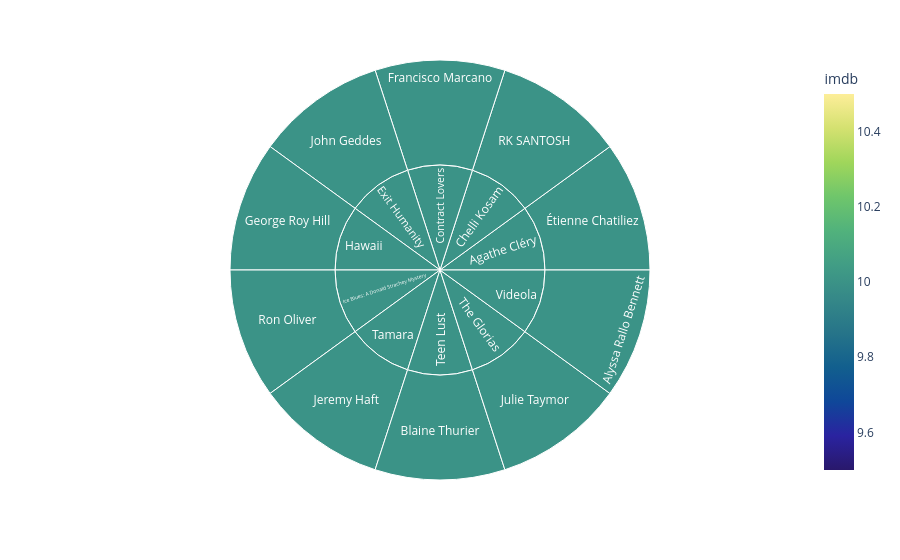

Notebook code for this chart:
### Code cell
sunburst(df_movies,'prime','haline')

### Figure 1 — Plotly figure (JSON) as saved in the notebook; plotly's stock layout.template omitted (floating-point values rounded to 4 significant figures)
{"data": [{"branchvalues": "total", "customdata": [[10], [10], [10], [10], [10], [10], [10], [10], [10], [10], [10], [10], [10], [10], [10], [10], [10], [10], [10], [10]], "domain": {"x": [0, 1], "y": [0, 1]}, "hovertemplate": "labels=%{label}<br>imdb_sum=%{value}<br>parent=%{parent}<br>id=%{id}<br>imdb=%{color}<extra></extra>", "ids": ["Videola/Alyssa Rallo Bennett", "Teen Lust/Blaine Thurier", "Contract Lovers/Francisco Marcano", "Hawaii/George Roy Hill", "Tamara/Jeremy Haft", "Exit Humanity/John Geddes", "The Glorias/Julie Taymor", "Chelli Kosam/RK SANTOSH", "Ice Blues: A Donald Strachey Mystery/Ron Oliver", "Agathe Cléry/Étienne Chatiliez", "Agathe Cléry", "Chelli Kosam", "Contract Lovers", "Exit Humanity", "Hawaii", "Ice Blues: A Donald Strachey Mystery", "Tamara", "Teen Lust", "The Glorias", "Videola"], "labels": ["Alyssa Rallo Bennett", "Blaine Thurier", "Francisco Marcano", "George Roy Hill", "Jeremy Haft", "John Geddes", "Julie Taymor", "RK SANTOSH", "Ron Oliver", "Étienne Chatiliez", "Agathe Cléry", "Chelli Kosam", "Contract Lovers", "Exit Humanity", "Hawaii", "Ice Blues: A Donald Strachey Mystery", "Tamara", "Teen Lust", "The Glorias", "Videola"], "marker": {"coloraxis": "coloraxis", "colors": [10, 10, 10, 10, 10, 10, 10, 10, 10, 10, 10, 10, 10, 10, 10, 10, 10, 10, 10, 10]}, "name": "", "parents": ["Videola", "Teen Lust", "Contract Lovers", "Hawaii", "Tamara", "Exit Humanity", "The Glorias", "Chelli Kosam", "Ice Blues: A Donald Strachey Mystery", "Agathe Cléry", "", "", "", "", "", "", "", "", "", ""], "type": "sunburst", "values": [10, 10, 10, 10, 10, 10, 10, 10, 10, 10, 10, 10, 10, 10, 10, 10, 10, 10, 10, 10]}], "layout": {"autosize": true, "coloraxis": {"colorbar": {"title": {"text": "imdb"}}, "colorscale": [[0, "rgb(41, 24, 107)"], [0.09091, "rgb(42, 35, 160)"], [0.1818, "rgb(15, 71, 153)"], [0.2727, "rgb(18, 95, 142)"], [0.3636, "rgb(38, 116, 137)"], [0.4545, "rgb(53, 136, 136)"], [0.5455, "rgb(65, 157, 133)"], [0.6364, "rgb(81, 178, 124)"], [0.7273, "rgb(111, 198, 107)"], [0.8182, "rgb(160, 214, 91)"], [0.9091, "rgb(212, 225, 112)"], [1, "rgb(253, 238, 153)"]]}, "legend": {"tracegroupgap": 0}, "margin": {"t": 60}}}
